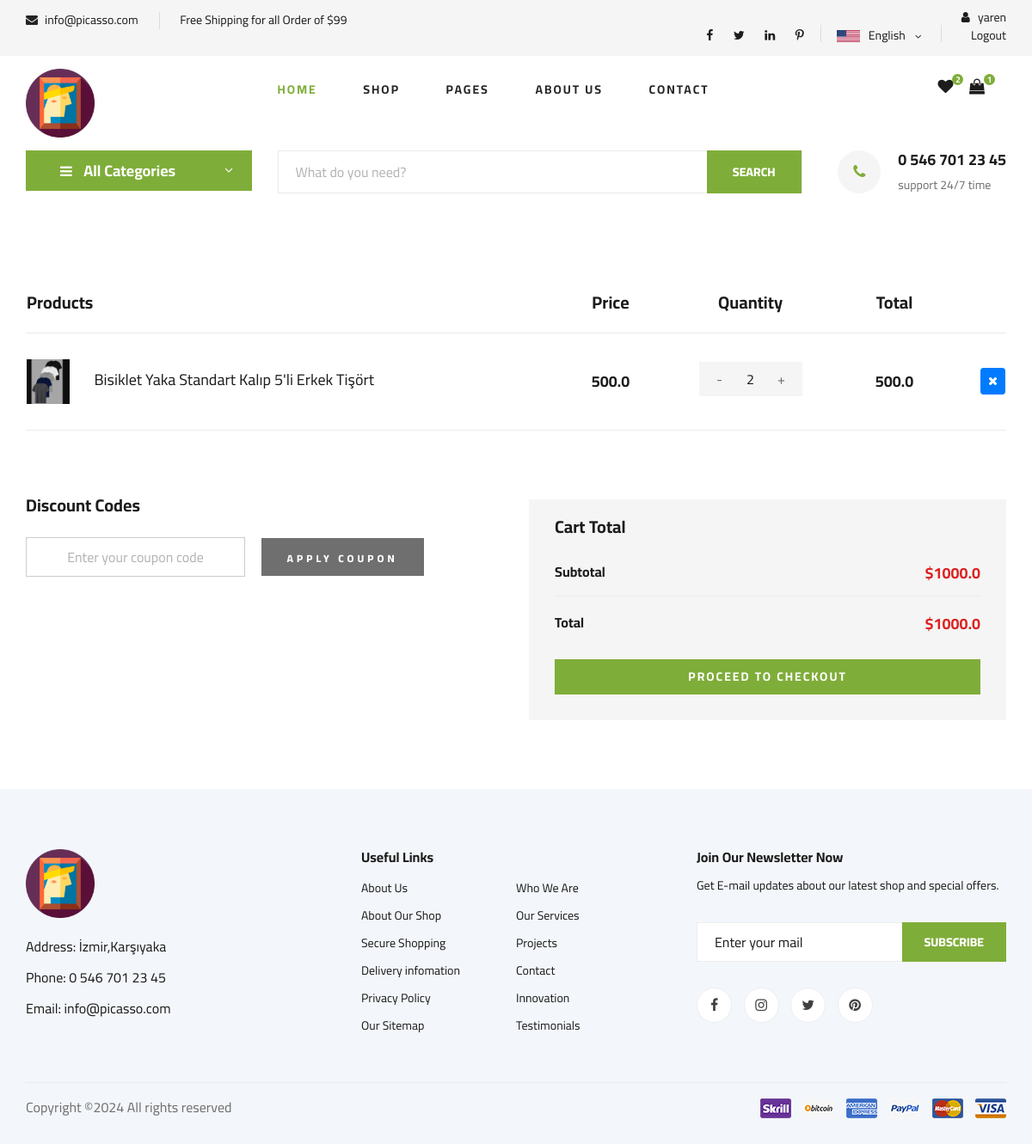
Page /order/shopcart (signed in) on the committed database.
### home/models.py (models this page shows, shortened)
class Settings(models.Model):
    STATUS = (('True', 'True'), ('False', 'False'))
    title = models.CharField(max_length=150)
    keywords = models.CharField(max_length=255)
    description = models.CharField(max_length=255)
    company = models.CharField(max_length=50)
    address = models.CharField(blank=True, max_length=100)
    phone = models.CharField(blank=True, max_length=15)
    fax = models.CharField(blank=True, max_length=15)
    email = models.CharField(blank=True, max_length=50)
    smtpserver = models.CharField(blank=True, max_length=50)
    smtpemail = models.CharField(blank=True, max_length=50)
    smtppassword = models.CharField(blank=True, max_length=10)
    smtpport = models.CharField(blank=True, max_length=5)
    icon = models.ImageField(blank=True, upload_to='images/')
    facebook = models.CharField(blank=True, max_length=50)
    instagram = models.CharField(blank=True, max_length=50)
    twitter = models.CharField(blank=True, max_length=50)
    youtube = models.CharField(blank=True, max_length=50)
    aboutus = RichTextUploadingField()
    contact = RichTextUploadingField()
    references = RichTextUploadingField()
    status = models.CharField(max_length=10, choices=STATUS)
    create_at = models.DateTimeField(auto_now_add=True)
    update_at = models.DateTimeField(auto_now=True)

### order/models.py (models this page shows, shortened)
class ShopCart(models.Model):
    user = models.ForeignKey(User, on_delete=models.SET_NULL, null=True)
    product = models.ForeignKey(Product, on_delete=models.SET_NULL, null=True)
    quantity = models.IntegerField(default=0)
    def __str__(self):
        return self.product.title
    @property
    def price(self):
        return (self.product.price)

### product/models.py (models this page shows, shortened)
class Product(models.Model):
    STATUS=( ('True','Evet'),('False','Hayir'))
    product_category = models.ForeignKey(
        Category,
        on_delete=models.CASCADE,
        related_name='products'  # İlişkili ürünleri çağırmak için kullanılır
    )#her ürün bir kategoriye ait olacak.
    user =models.ForeignKey(User,on_delete = models.CASCADE)
    title=models.CharField(max_length=75)
    keywords=models.CharField(blank=True,max_length=300)
    description=models.CharField(blank=True,max_length=300)
    image=models.ImageField(blank=True,upload_to='images/')
    price=models.FloatField()
    amount=models.IntegerField(default=0)
    detail=RichTextUploadingField()
    status=models.CharField(max_length=10,choices=STATUS,default='False')
    create_at=models.DateTimeField(auto_now_add=True)
    update_at=models.DateTimeField(auto_now=True)
    slug=models.SlugField(null=False,unique=True)
    viewcount=models.IntegerField(default=0)
    def thumbnail(self):
        if self.image:
            return mark_safe('<img src="{}" width="50"/>'.format(self.image.url))
        return "No Image"
    thumbnail.short_description = 'Image' #bu sütunun başlığı olarak "Image" metni gösterilir.
    def image_preview(self):
        if self.image:
            return format_html('<img src="{}" style="width: 300px; height: auto;" />', self.image.url)
        return '-'
    image_preview.short_description = 'Current Image'

### order/views.py (the view)
# urls.py: path("shopcart", views.shopcart, name="shopcart"),
def shopcart(request):
    current_user = request.user  # Access User Session information
    shopcart = ShopCart.objects.filter(user_id=current_user.id)
    total = 0
    for rs in shopcart:
        total += rs.product.price * rs.quantity
    context = {'shopcart': shopcart,
               'total': total,}
    return render(request, 'shop_cart.html', context)

### home/context_processors.py (called while the page is built)
def global_settings(request):
    settings = Settings.objects.get(pk=1)
    return {
        'settings': settings
    }

### myProject/context_processors.py (called while the page is built)
def favori_check(request):
    if request.user.is_authenticated:
        request.session['favori_items'] = (AddFavourite.objects.filter(user_id = request.user.id).count())
        request.session['cart_items'] = ShopCart.objects.filter(user_id=request.user.id).count()
        return {'favori_itemss': request.session['favori_items'],'cart_items':request.session['cart_items']}
    else:
        request.session['favori_items'] = 0
        request.session['cart_items'] = 0
        return {'favori_itemss': request.session['favori_items'],'cart_items':request.session['cart_items']}

### product/context_processors.py (called while the page is built)
def categories(request):
    categories = Category.objects.all()
    if categories :
       return {'categories': categories}
    else:
        return dict()

### templates/shop_cart.html (shortened to what this page needs)
{% extends 'home.html' %}
{% block body %}
   <section class="shoping-cart spad">
    <div class="container">
        <div class="row">
            <div class="col-lg-12">
                <div class="shoping__cart__table">
                    <table>
                        <thead>
                            <tr>
                                <th class="shoping__product">Products</th>
                                <th>Price</th>
                                <th>Quantity</th>
                                <th>Total</th>
                                <th></th>
                            </tr>
                        </thead>
                        <tbody>
                            {%  for product in shopcart %}
                            <tr>
                                <td class="shoping__cart__item">
                                    <img src="{{ product.product.image.url }}" alt="" width="50">
                                    <h5>{{product}}</h5>
                                </td>
                                <td class="shoping__cart__price">
                                    {{product.price}}
                                </td>
                                <td class="shoping__cart__quantity">
                                    <div class="quantity">
                                        <div class="pro-qty">
                                            <input type="text" value="{{ product.quantity }}">
                                        </div>
                                    </div>
                                </td>
                                <td class="shoping__cart__total">
                                    {{ product.price }}
                                </td>
                                <td class="shoping__cart__item__close">
                                    <a href="/order/deletefromcart/{{ product.id }}"> <button class="btn btn-sm btn-primary"><i class="fa fa-times"></i></button></a>
                                </td>
                            </tr>
                            {% endfor %}
                        </tbody>
                    </table>
                </div>
            </div>
        </div>
        <div class="row">
            <div class="col-lg-6">
                <div class="shoping__continue">
                    <div class="shoping__discount">
                        <h5>Discount Codes</h5>
                        <form action="#">
                            <input type="text" placeholder="Enter your coupon code">
                            <button type="submit" class="site-btn">APPLY COUPON</button>
                        </form>
                    </div>
                </div>
            </div>
            <div class="col-lg-6">
                <div class="shoping__checkout">
                    <h5>Cart Total</h5>
                    <ul>
                        <li>Subtotal <span>${{total}}</span></li>
                        <li>Total <span>${{total}}</span></li>
                    </ul>
                    <a href="#" class="primary-btn">PROCEED TO CHECKOUT</a>
                </div>
            </div>
        </div>
    </div>
</section>
 {% endblock %}

### templates/header.html (shortened to what this page needs)
{% load static %}
<header class="header">
    <div class="header__top">
        <div class="container">
            <div class="row">
                <div class="col-lg-6 col-md-6">
                    <div class="header__top__left">
                        <ul>
                            <li><i class="fa fa-envelope"></i>  {{settings.email}}</li>
                            <li>Free Shipping for all Order of $99</li>
                        </ul>
                    </div>
                </div>
                <div class="col-lg-6 col-md-6">
                    <div class="header__top__right">
                        <div class="header__top__right__social">
                            <a href="#"><i class="fa fa-facebook"></i></a>
                            <a href="#"><i class="fa fa-twitter"></i></a>
                            <a href="#"><i class="fa fa-linkedin"></i></a>
                            <a href="#"><i class="fa fa-pinterest-p"></i></a>
                        </div>
                        <div class="header__top__right__language">
                            <img src="{% static  'img/language.png'%}" alt="">
                            <div>English</div>
                            <span class="arrow_carrot-down"></span>
                        </div>
                        <div class="header__top__right__auth">
                            {% if user.id is not None %}
                            <a href="{% url 'user_profile'%}"><i class="fa fa-user"></i> {{user.username}}</a>
                            <a href="{% url 'user_logout'%}"></i> Logout</a>
                           {% else %}
                           <a href="{% url 'user_login'%}"><i class="fa fa-user"></i> Login</a>
                           <a href="{% url 'user_register'%}"></i> Register</a>
                 </div>
                 {% endif %}
             </div>
                        </div>
                    </div>
                </div>
            </div>
        </div>
    <div class="container">
        <div class="row">
            <div class="col-lg-3">
                <div class="header__logo">
                    <a href="./index.html"><img src="{% static  'img/picasso_icon.ico'%}" width="80" alt=""></a>
                </div>
            </div>
            <div class="col-lg-6">
                <nav class="header__menu">
                    <ul>
                        <li class="active"><a href="{% url 'index'%}">Home</a></li>
                        <li><a href="{% url 'search' %}">Shop</a></li>
                        <li><a href="#">Pages</a>
                        </li>
                        <li><a href="{%url 'aboutus' %}">About Us</a></li>
                        <li><a href="{%url 'iletisim' %}">Contact</a></li>
                    </ul>
                </nav>
            </div>
            <div class="col-lg-3">
                <div class="header__cart">
                    <ul>
                        <li><a href="/order/favorites"><i class="fa fa-heart"></i> <span>{{request.session.favori_items}}</span>
                        </a>
                    </li>
                        <li><a href="/order/shopcart"><i class="fa fa-shopping-bag"></i> <span>{{request.session.cart_items}}</span>
                        </a>
                    </li>
                    </ul>
                </div>
            </div>
        </div>
    </div>
</header>

### templates/hero_normal.html (shortened to what this page needs)
  {% load static %}{% load mptt_tags %}
   <section class="hero hero-normal">
    <div class="container">
        <div class="row">
            <div class="col-lg-3">
                <div class="hero__categories">
                    <div class="hero__categories__all">
                        <i class="fa fa-bars"></i>
                        <span>All Categories</span>
                    </div>
                </div>
            </div>
            <div class="col-lg-9">
                <div class="hero__search">
                    <div class="hero__search__form">
                        <form action="/search/" method = "post">
                            <input type="text" name = "query" placeholder="What do you need?">
                            <button type="submit" class="site-btn">SEARCH</button>
                        </form>
                    </div>
                    <div class="hero__search__phone">
                        <div class="hero__search__phone__icon">
                            <i class="fa fa-phone"></i>
                        </div>
                        <div class="hero__search__phone__text">
                            <h5>{{settings.phone}}</h5>
                            <span>support 24/7 time</span>
                        </div>
                    </div>
                </div>
            </div>
        </div>
    </div>
</section>

### templates/footer.html
{% load static %}
 <footer class="footer spad">
    <div class="container">
        <div class="row">
            <div class="col-lg-3 col-md-6 col-sm-6">
                <div class="footer__about">
                    <div class="footer__about__logo">
                        <a href="{% url 'index'%}"><img src="{% static 'img/picasso_icon.ico' %}" width="80" alt=""></a>
                    </div>
                    <ul>
                        <li>Address: {{ settings.address}}</li>
                        <li>Phone: {{ settings.phone}}</li>
                        <li>Email: {{ settings.email}}</li>
                    </ul>
                </div>
            </div>
            <div class="col-lg-4 col-md-6 col-sm-6 offset-lg-1">
                <div class="footer__widget">
                    <h6>Useful Links</h6>
                    <ul>
                        <li><a href="{% url 'aboutus'%}">About Us</a></li>
                        <li><a href="#">About Our Shop</a></li>
                        <li><a href="#">Secure Shopping</a></li>
                        <li><a href="#">Delivery infomation</a></li>
                        <li><a href="#">Privacy Policy</a></li>
                        <li><a href="#">Our Sitemap</a></li>
                    </ul>
                    <ul>
                        <li><a href="{% url 'iletisim'%}">Who We Are</a></li>
                        <li><a href="#">Our Services</a></li>
                        <li><a href="#">Projects</a></li>
                        <li><a href="#">Contact</a></li>
                        <li><a href="#">Innovation</a></li>
                        <li><a href="#">Testimonials</a></li>
                    </ul>
                </div>
            </div>
            <div class="col-lg-4 col-md-12">
                <div class="footer__widget">
                    <h6>Join Our Newsletter Now</h6>
                    <p>Get E-mail updates about our latest shop and special offers.</p>
                    <form action="#">
                        <input type="text" placeholder="Enter your mail">
                        <button type="submit" class="site-btn">Subscribe</button>
                    </form>
                    <div class="footer__widget__social">
                        <a href="#"><i class="fa fa-facebook"></i></a>
                        <a href="#"><i class="fa fa-instagram"></i></a>
                        <a href="#"><i class="fa fa-twitter"></i></a>
                        <a href="#"><i class="fa fa-pinterest"></i></a>
                    </div>
                </div>
            </div>
        </div>
        <div class="row">
            <div class="col-lg-12">
                <div class="footer__copyright">
                    <div class="footer__copyright__text"><p>
Copyright &copy;<script>document.write(new Date().getFullYear());</script> All rights reserved
</p></div>
                    <div class="footer__copyright__payment"><img src="{% static  'img/payment-item.png'%}" alt=""></div>
                </div>
            </div>
        </div>
    </div>
</footer>

### rows in the picture
Settings: email "info@picasso.com", phone "0 546 701 23 45", address "İzmir,Karşıyaka"
ShopCart: product.image (picture), product.title "Bisiklet Yaka Standart Kalıp 5'li Erkek Tişört", price "500.0", quantity "2"

### other values in the picture
{{ user.username }} "yaren"
{{ request.session.favori_items }} "2"
{{ request.session.cart_items }} "1"
{{ total }} "1000.0"
